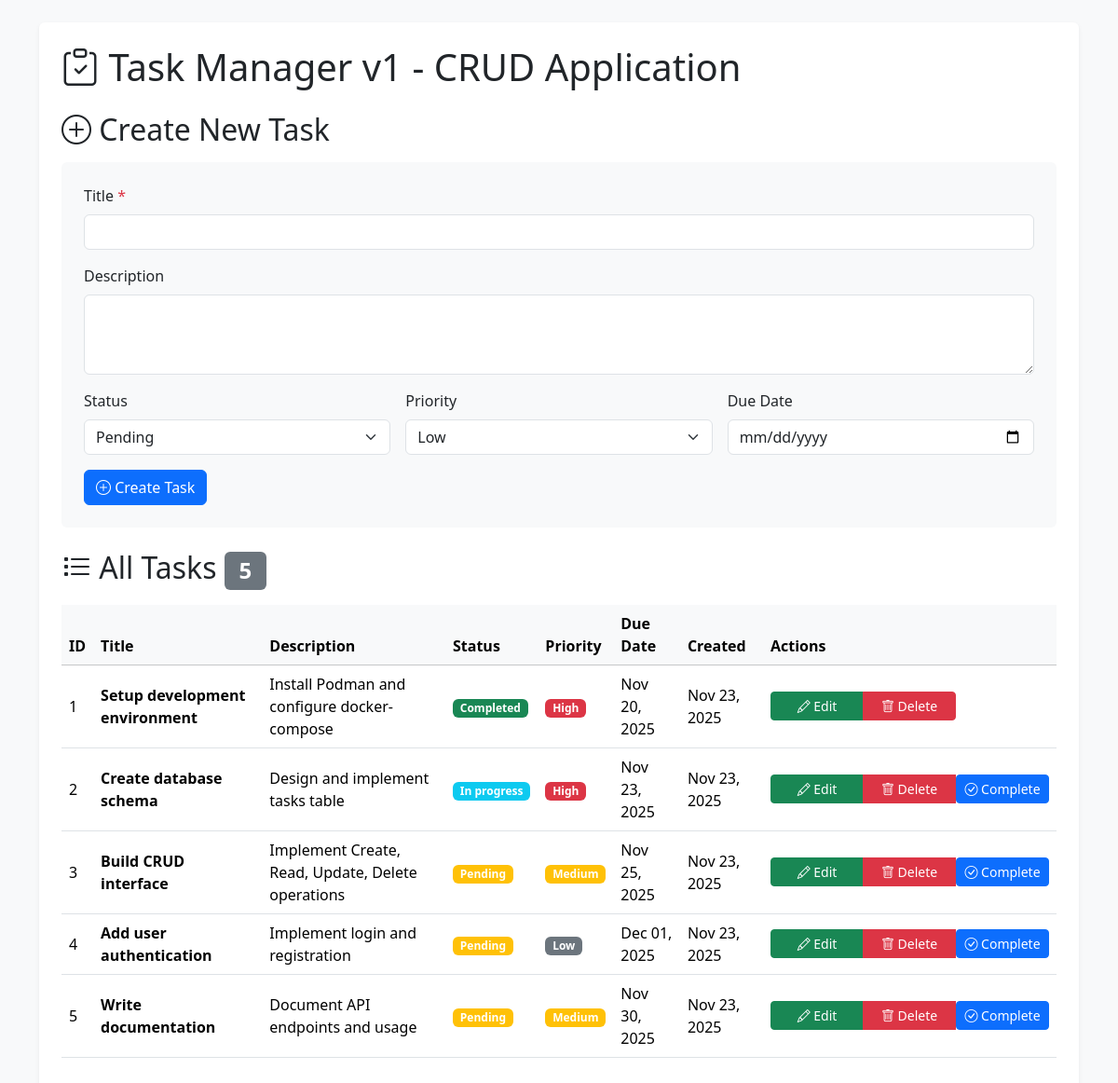
The page /tasks.php on the database its author committed.
### tables this page shows
CREATE TABLE tasks (
    id INT AUTO_INCREMENT PRIMARY KEY,
    title VARCHAR(255) NOT NULL,
    description TEXT,
    status ENUM('pending', 'in_progress', 'completed') DEFAULT 'pending',
    priority ENUM('low', 'medium', 'high') DEFAULT 'medium',
    due_date DATE,
    created_at TIMESTAMP DEFAULT CURRENT_TIMESTAMP,
    updated_at TIMESTAMP DEFAULT CURRENT_TIMESTAMP ON UPDATE CURRENT_TIMESTAMP
);

### db.php (called while the page is built, shortened)
<?php
function getConnection() {
    static $pdo = null;
    if ($pdo === null) {
        $dsn = "mysql:host=" . DB_HOST . ";dbname=" . DB_NAME . ";charset=" . DB_CHARSET;
        $options = [
            PDO::ATTR_ERRMODE            => PDO::ERRMODE_EXCEPTION,
            PDO::ATTR_DEFAULT_FETCH_MODE => PDO::FETCH_ASSOC,
            PDO::ATTR_EMULATE_PREPARES   => false,
        ];
        try {
            $pdo = new PDO($dsn, DB_USER, DB_PASS, $options);
        } catch (PDOException $e) {
            die('Database connection failed: ' . $e->getMessage());
        }
    }
    return $pdo;
}
function query($sql, $params = []) {
    $pdo = getConnection();
    $stmt = $pdo->prepare($sql);
    $stmt->execute($params);
    return $stmt->fetchAll();
}

### tasks.php (the view, shortened to what this page needs)
<?php
require_once 'db.php';
$tasks = query("SELECT * FROM tasks ORDER BY created_at DESC");
$editTask = null;
?>
<!DOCTYPE html>
<html lang="en">
<head>
    <link href="https://cdn.jsdelivr.net/npm/bootstrap@5.3.2/dist/css/bootstrap.min.css" rel="stylesheet">
    <link href="https://cdn.jsdelivr.net/npm/bootstrap-icons@1.11.1/font/bootstrap-icons.css" rel="stylesheet">
</head>
<body class="bg-light">
    <div class="container py-4">
        <div class="bg-white rounded shadow-sm p-4">
            <h1 class="mb-4"><i class="bi bi-clipboard-check"></i> Task Manager v1 - CRUD Application</h1>
            <div class="toast-container position-fixed top-0 end-0 p-3">
            </div>
            <h2 class="mt-4 mb-3">
                <?= $editTask ? '<i class="bi bi-pencil-square"></i> Edit Task' : '<i class="bi bi-plus-circle"></i> Create New Task' ?>
            </h2>
            <form method="POST" action="tasks.php" class="bg-light p-4 rounded">
                <div class="mb-3">
                    <label for="title" class="form-label">Title <span class="text-danger">*</span></label>
                    <input type="text" class="form-control" id="title" name="title" required
                           value="<?= $editTask ? htmlspecialchars($editTask['title']) : '' ?>">
                </div>
                <div class="mb-3">
                    <label for="description" class="form-label">Description</label>
                    <textarea class="form-control" id="description" name="description" rows="3"><?= $editTask ? htmlspecialchars($editTask['description']) : '' ?></textarea>
                </div>
                <div class="row g-3 mb-3">
                    <div class="col-md-4">
                        <label for="status" class="form-label">Status</label>
                        <select class="form-select" id="status" name="status">
                            <option value="pending" <?= $editTask && $editTask['status'] == 'pending' ? 'selected' : '' ?>>Pending</option>
                        </select>
                    </div>
                    <div class="col-md-4">
                        <label for="priority" class="form-label">Priority</label>
                        <select class="form-select" id="priority" name="priority">
                            <option value="low" <?= $editTask && $editTask['priority'] == 'low' ? 'selected' : '' ?>>Low</option>
                        </select>
                    </div>
                    <div class="col-md-4">
                        <label for="due_date" class="form-label">Due Date</label>
                        <input type="date" class="form-control" id="due_date" name="due_date"
                               value="<?= $editTask ? htmlspecialchars($editTask['due_date']) : '' ?>">
                    </div>
                </div>
                <button type="submit" class="btn btn-primary">
                    <i class="bi bi-<?= $editTask ? 'save' : 'plus-circle' ?>"></i>
                    <?= $editTask ? 'Update Task' : 'Create Task' ?>
                </button>
            </form>
            <h2 class="mt-4 mb-3">
                <i class="bi bi-list-task"></i> All Tasks
                <span class="badge bg-secondary"><?= count($tasks) ?></span>
            </h2>
            <?php if (empty($tasks)): ?>
                <div class="alert alert-info text-center" role="alert">
                    <i class="bi bi-info-circle"></i> No tasks found. Create your first task above!
                </div>
            <?php else: ?>
                <div class="table-responsive">
                    <table class="table table-hover align-middle">
                        <thead class="table-light">
                            <tr>
                                <th>ID</th>
                                <th>Title</th>
                                <th>Description</th>
                                <th>Status</th>
                                <th>Priority</th>
                                <th>Due Date</th>
                                <th>Created</th>
                                <th>Actions</th>
                            </tr>
                        </thead>
                        <tbody>
                            <?php foreach ($tasks as $task): ?>
                                <tr>
                                    <td><?= $task['id'] ?></td>
                                    <td><strong><?= htmlspecialchars($task['title']) ?></strong></td>
                                    <td>
                                        <?php
                                        $desc = htmlspecialchars($task['description']);
                                        echo strlen($desc) > 50 ? substr($desc, 0, 50) . '...' : $desc;
                                        ?>
                                    </td>
                                    <td>
                                        <?php
                                        $statusClass = match($task['status']) {
                                            'pending' => 'warning',
                                            'in_progress' => 'info',
                                            'completed' => 'success',
                                            default => 'secondary'
                                        };
                                        ?>
                                        <span class="badge bg-<?= $statusClass ?>">
                                            <?= ucfirst(str_replace('_', ' ', $task['status'])) ?>
                                        </span>
                                    </td>
                                    <td>
                                        <?php
                                        $priorityClass = match($task['priority']) {
                                            'low' => 'secondary',
                                            'medium' => 'warning',
                                            'high' => 'danger',
                                            default => 'secondary'
                                        };
                                        ?>
                                        <span class="badge bg-<?= $priorityClass ?>">
                                            <?= ucfirst($task['priority']) ?>
                                        </span>
                                    </td>
                                    <td><?= $task['due_date'] ? date('M d, Y', strtotime($task['due_date'])) : '-' ?></td>
                                    <td><?= date('M d, Y', strtotime($task['created_at'])) ?></td>
                                    <td>
                                        <div class="btn-group" role="group">
                                            <a href="tasks.php?edit=<?= $task['id'] ?>" class="btn btn-sm btn-success" style="width: 100px;">
                                                <i class="bi bi-pencil"></i> Edit
                                            </a>
                                            <button type="button" class="btn btn-sm btn-danger" style="width: 100px;"
                                                    data-bs-toggle="modal"
                                                    data-bs-target="#deleteModal<?= $task['id'] ?>">
                                                <i class="bi bi-trash"></i> Delete
                                            </button>
                                            <?php if ($task['status'] !== 'completed'): ?>
                                                <form method="POST" style="display: inline;">
                                                    <button type="submit" class="btn btn-sm btn-primary" style="width: 100px;" title="Mark as completed">
                                                        <i class="bi bi-check-circle"></i> Complete
                                                    </button>
                                                </form>
                                            <?php endif; ?>
                                        </div>
                                    </td>
                                </tr>
                            <?php endforeach; ?>
                        </tbody>
                    </table>
                </div>
            <?php endif; ?>
        </div>
    </div>
</body>
</html>

### rows shown on the page
tasks: id "1", title "Setup development environment", description "Install Podman and configure docker-compose", status "Completed", priority "High", due_date "Nov 20, 2025", created_at "Nov 23, 2025"
tasks: id "2", title "Create database schema", description "Design and implement tasks table", status "In progress", priority "High", due_date "Nov 23, 2025", created_at "Nov 23, 2025"
tasks: id "3", title "Build CRUD interface", description "Implement Create, Read, Update, Delete operations", status "Pending", priority "Medium", due_date "Nov 25, 2025", created_at "Nov 23, 2025"
tasks: id "4", title "Add user authentication", description "Implement login and registration", status "Pending", priority "Low", due_date "Dec 01, 2025", created_at "Nov 23, 2025"
tasks: id "5", title "Write documentation", description "Document API endpoints and usage", status "Pending", priority "Medium", due_date "Nov 30, 2025", created_at "Nov 23, 2025"

### other values the page prints
count($tasks) "5"
